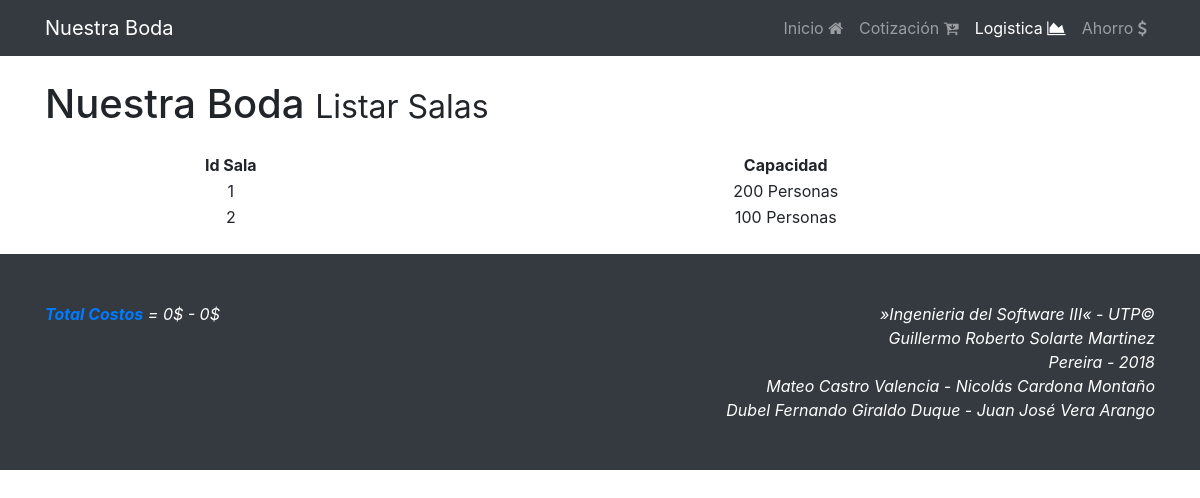
Before: /logistica/listar_salas with the older database file.
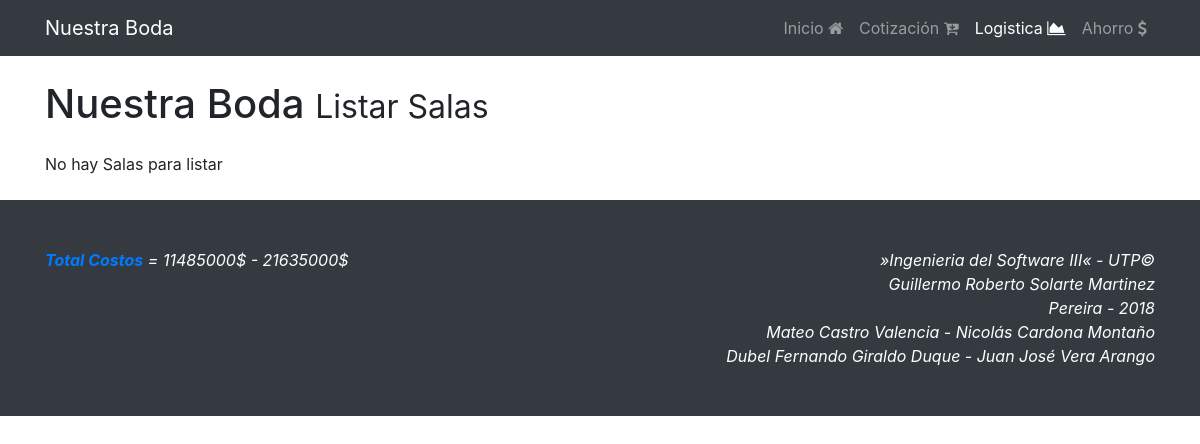
After: the same page with the newer database file.
### app/models.py (models this page shows, shortened)
class Sala(models.Model):
	id = models.CharField(max_length=20, primary_key=True)
	capacidad = models.IntegerField()

### app/views.py (the view)
# urls.py: path('logistica/listar_salas', views.listar_salas, name='listar_salas'),
def listar_salas(request):
	bodas = Boda.objects.all()
	if bodas:
		boda = Boda.objects.all()[0]
		costos = "{}$ - {}$".format(boda.costo_bajo, boda.costo_alto)
	else:
		costos = "No hay registro de boda"
	salas = Sala.objects.all()
	mode = True
	if not len(salas):
		msg = "No hay Salas para listar"
		mode = False
	else:
		msg = ""
	context = {
		'costos' : costos,
		'salas' : salas,
		'mode' : mode,
		'msg' : msg
	}
	return render(request, 'listar_salas.html', context)

### templates/listar_salas.html (shortened to what this page needs)
{% extends "base.html" %}
{% load static %}
{% block active_log %}<li class="nav-item active">{% endblock %}
{% block jumbotrom %}Listar Salas{% endblock %}
{% block container %}
{{msg}}
{% if mode %}
<table style="width:100%" class="text-center">
	  	<tr>
		    <th>Id Sala</th>
		    <th>Capacidad</th>
	  	</tr>
		{% for sala in salas %}
		<tr>
		    <td>{{sala.id}}</td>
		    <td>{{sala.capacidad}} Personas</td>
  		</tr>
  		{% endfor %}
  		</table>
{% endif %}
{% endblock %}
{% block costos %}{{costos}}{% endblock %}

Changed rows visible on the page:
removed Sala: id "1", capacidad "200"
removed Sala: id "2", capacidad "100"
Other visible differences:
{{ msg }}: (not shown) → "No hay Salas para listar"
{{ costos }}: "0$ - 0$" → "11485000$ - 21635000$"
text no longer shown: "Id Sala Capacidad"
